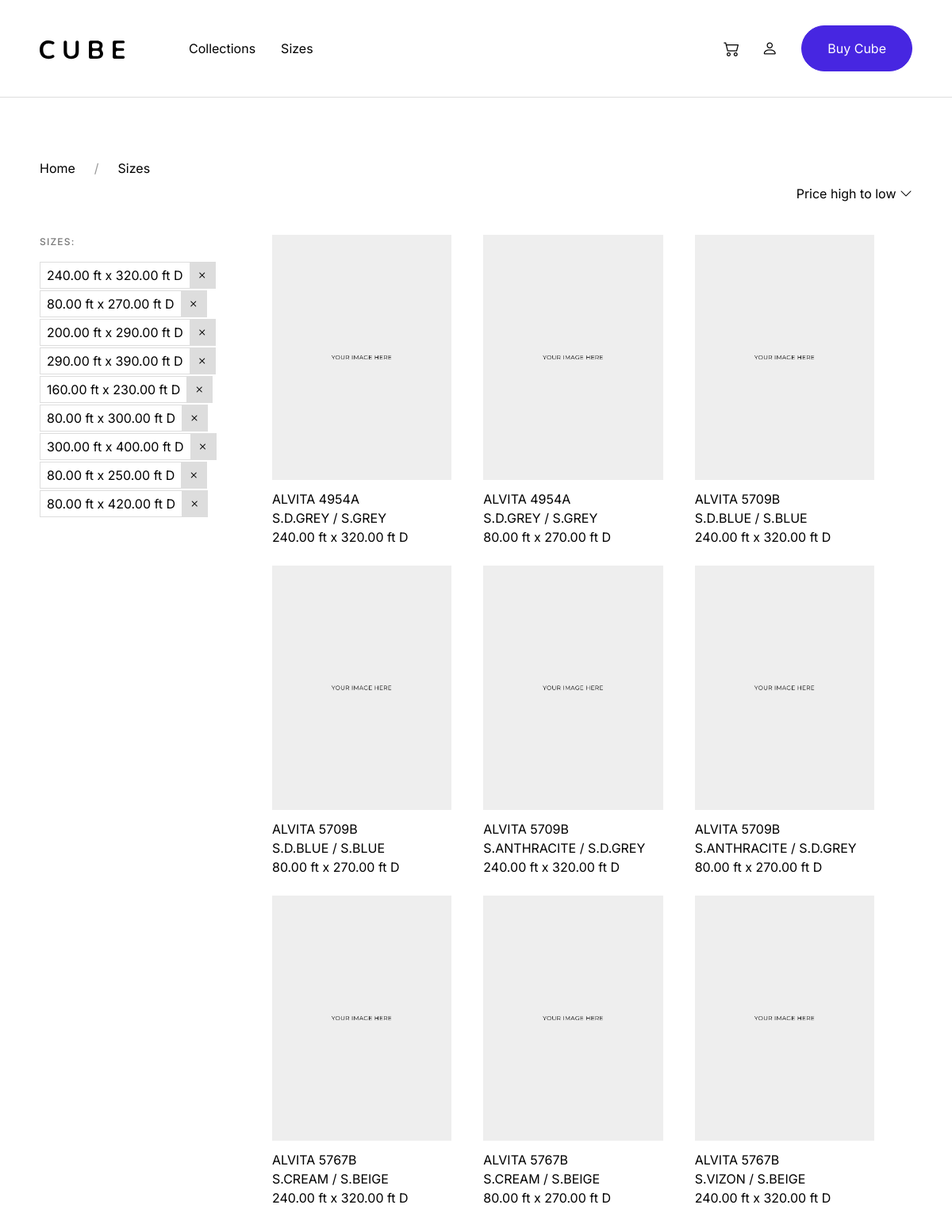
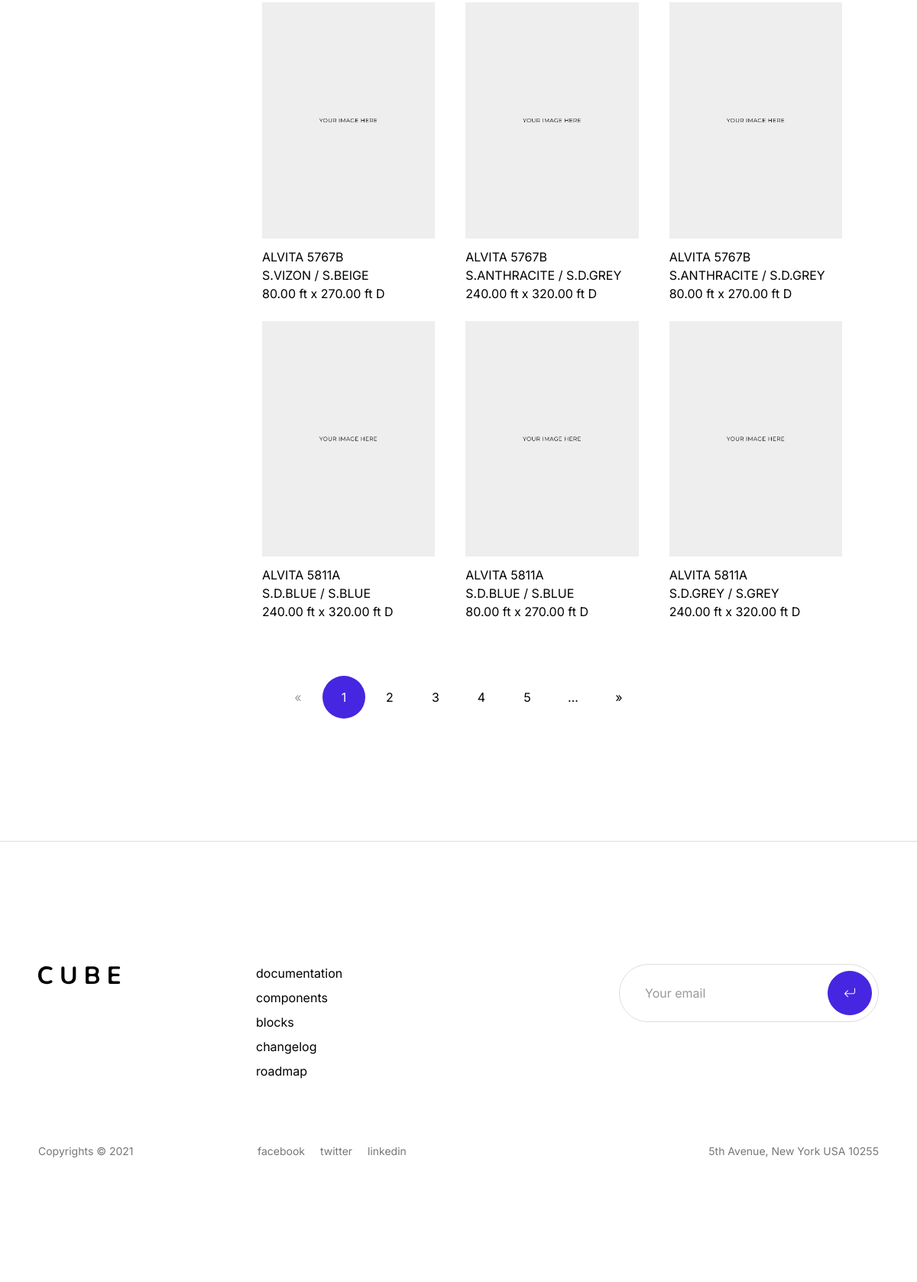
Page /catalog/ on the committed database (2 pictures, top to bottom).
### catalog/models.py (models this page shows, shortened)
class Carpet(models.Model):
    designColor = models.ForeignKey(DesignInColor, on_delete=models.CASCADE, null = True)
    size = models.ForeignKey(Size, on_delete=models.CASCADE, null = True)
    image_file = models.ImageField(upload_to='catalog/DesignColorSize', null=True)
    inventory = models.IntegerField(default=0)
    def image_tag(self):
        if self.image_file:
            return mark_safe('<img src="%s" style="width: 45px; height:45px;" />' % self.image_file.url)
        else:
            return 'No Image Found'
    image_tag.short_description = 'Image'
    class Meta:
        constraints = [models.UniqueConstraint(fields=['designColor','size'], name="unique_ein_t")]

class DesignInColor(models.Model):
    design = models.ForeignKey(Design, on_delete=models.CASCADE, null = True)
    color = models.ForeignKey(Color, on_delete=CASCADE, null = True)
    image_file = models.ImageField(upload_to=design_image_path, blank=True, null=True)
    def image_tag(self):
        if self.image_file:
            return mark_safe('<img src="%s" style="width: 45px; height:45px;" />' % self.image_file.url)
        else:
            return 'No Image Found'
    image_tag.short_description = 'Image'
    class Meta:
        constraints = [models.UniqueConstraint(fields=['design', 'color'], name="unique_design_color_t")]

class Design(models.Model):
    name = models.CharField(max_length=30)
    description = models.CharField(max_length=200)
    collection = models.ForeignKey(Collection, on_delete=models.CASCADE, null=True)
    available_colors = models.ManyToManyField(Color, through='DesignInColor')

class Collection(models.Model):
    name = models.CharField(max_length=30)
    description = models.CharField(max_length=200, blank=True, null=True)
    brand = models.ForeignKey(Brand, on_delete=CASCADE, null=True)
    pile_count = models.IntegerField(blank=True, null=True)
    pile_length = models.DecimalField(decimal_places=2, max_digits=5, blank=True, null=True)
    available_sizes = models.ManyToManyField(Size)
    def __str__(self):
        return self.name

class Color(models.Model):
    primary_color = models.CharField(max_length=20)
    texture_color = models.CharField(max_length=20, blank=True)
    class Meta:
        constraints = [models.UniqueConstraint(fields=['primary_color', 'texture_color'], name="unique_color_t")]

class Size(models.Model):
    SHAPE_CHOICES = (
    ('D', 'Rectangle'),
    ('R', 'Runner'),
    ('C', 'Round'),
    )
    RECTANGLE = 'D'
    shape = models.CharField(max_length=20,
                choices=SHAPE_CHOICES,
                default=RECTANGLE)
    length = models.DecimalField(decimal_places=2, max_digits=8)
    width = models.DecimalField(decimal_places=2, max_digits=8)
    class Meta:
        constraints = [models.UniqueConstraint(fields=['length', 'width', 'shape'], name="unique_size_t")]
    def __str__(self):
        return (f"{str(self.width)} ft x {str(self.length)} ft {self.shape}")

### catalog/views.py (the view)
# urls.py: path('',  views.showAllCarpets, name='list'),
def showAllCarpets(request):
    available_carpets = Carpet.objects.all()
    carpet_filter = CarpetPropertyFilter(request.GET, queryset=available_carpets)
    paginator = Paginator(carpet_filter.qs, 15)
    page_number = request.GET.get('page')
    page_obj = paginator.get_page(page_number)
    context = {"page_obj" : page_obj, "form" : carpet_filter.form}
    return render(request, "cube/shop/shop-listing-sidebar.html", context)

### catalog/templatetags/show_collections.py (called while the page is built)
@register.inclusion_tag('cube/shop/components/collection-list.html')
def show_collections():
    collections = Collection.objects.all()
    return {'collections' : collections}

### catalog/templatetags/show_sizes.py (called while the page is built)
@register.inclusion_tag('cube/shop/components/size-list.html')
def show_sizes():
    sizes = Size.objects.all()
    return {'sizes' : sizes}

### catalog/templates/cube/shop/shop-listing-sidebar.html (shortened to what this page needs)
{% extends 'cube/components/base.html' %}
{% load static %}
{% block content %}
<body>
  {% include "cube/components/navbar.html" with theme=0 %}
  <div class="offcanvas-wrap">
    <section class="py-15 py-xl-20">
      <div class="container mt-5">
        <div class="row g-3 g-md-5 align-items-end mb-5">
          <div class="col-md-6">
            <nav aria-label="breadcrumb">
              <ol class="breadcrumb">
                <li class="breadcrumb-item"><a href={% url 'list' %}>Home</a></li>
                <li class="breadcrumb-item"><a href="#">Sizes</a></li>
              </ol>
            </nav>
          </div>
          <div class="col-md-6 text-md-end">
            <ul class="list-inline">
              <li class="list-inline-item">
                <div class="dropdown">
                  <a class="underline text-black" href="#" role="button" id="dropdownMenuLink" data-bs-toggle="dropdown"
                    aria-expanded="false">
                    Price high to low <i class="bi bi-chevron-down"></i>
                  </a>
                </div>
              </li>
            </ul>
          </div>
        </div>
      </div>
      <div class="container">
        <div class="row justify-content-between">
          {% include "cube/shop/components/sidebar2.html" %}
          <div class="col-xl-9">
            <div class="row g-3">
              {% if page_obj %}
              <div class="row mt-3">
                {% for carpet in page_obj %}
                  {% include "cube/shop/components/carpet-list-item.html" %}
                {% endfor %}
              </div>
              {% else %}
              <p>There are no carpets in the catalog.</p>
              {% endif %}
            </div>
          </div>
        </div>
        {% include "cube/shop/components/paginator.html" %}
      </div>
    </section>
    {% include "cube/components/footer.html" with theme=0 %}
  <div class="position-fixed bottom-0 end-0 p-2 level-1">
  </div>
  </body>
{% endblock %}

### catalog/templates/cube/shop/components/carpet-list-item.html (shortened to what this page needs)
{% load static %}
<div class="col-md-6 col-xl-4">
  <a href="{% url 'carpets' carpet_id=carpet.id %}" style="color: rgb(0, 0, 0)">
  <div class="product">
    <figure class="product-image">
        {% if carpet.image_file %}
          <img src={{carpet.image_file.url}} alt="Image" />
          <img src={{carpet.image_file.url}} alt="Image" />
        {% elif carpet.designColor.image_file %}
          <img src={{carpet.designColor.image_file.url}} alt="Image" />
          <img src={{carpet.designColor.image_file.url}} alt="Image" />
        {% else %}
          <img src="{% static 'assets/images/products/product-1.jpg' %}" alt="Image" />
        {% endif %}
      </figure>
      <span>
        {{ carpet.designColor.design.collection.name }} {{ carpet.designColor.design.name }}
      </span>
      <br>
      <span class="product-price">
        {{ carpet.designColor.color.primary_color }} / {{ carpet.designColor.color.texture_color }}
      </span>
      <br>
      <span class="product-price">
        {{ carpet.size }}
      </span>
        <br>
        <br>
    </div>
  </a>
</div>

### rows in the picture
Carpet: designColor.design.collection.name "ALVITA", designColor.design.name "4954A", designColor.color.primary_color "S.D.GREY", designColor.color.texture_color "S.GREY", size "240.00 ft x 320.00 ft D"
Carpet: designColor.design.collection.name "ALVITA", designColor.design.name "4954A", designColor.color.primary_color "S.D.GREY", designColor.color.texture_color "S.GREY", size "80.00 ft x 270.00 ft D"
Carpet: designColor.design.collection.name "ALVITA", designColor.design.name "5709B", designColor.color.primary_color "S.D.BLUE", designColor.color.texture_color "S.BLUE", size "240.00 ft x 320.00 ft D"
Carpet: designColor.design.collection.name "ALVITA", designColor.design.name "5709B", designColor.color.primary_color "S.D.BLUE", designColor.color.texture_color "S.BLUE", size "80.00 ft x 270.00 ft D"
Carpet: designColor.design.collection.name "ALVITA", designColor.design.name "5709B", designColor.color.primary_color "S.ANTHRACITE", designColor.color.texture_color "S.D.GREY", size "240.00 ft x 320.00 ft D"
Carpet: designColor.design.collection.name "ALVITA", designColor.design.name "5709B", designColor.color.primary_color "S.ANTHRACITE", designColor.color.texture_color "S.D.GREY", size "80.00 ft x 270.00 ft D"
Carpet: designColor.design.collection.name "ALVITA", designColor.design.name "5767B", designColor.color.primary_color "S.CREAM", designColor.color.texture_color "S.BEIGE", size "240.00 ft x 320.00 ft D"
Carpet: designColor.design.collection.name "ALVITA", designColor.design.name "5767B", designColor.color.primary_color "S.CREAM", designColor.color.texture_color "S.BEIGE", size "80.00 ft x 270.00 ft D"
Carpet: designColor.design.collection.name "ALVITA", designColor.design.name "5767B", designColor.color.primary_color "S.VIZON", designColor.color.texture_color "S.BEIGE", size "240.00 ft x 320.00 ft D"
Carpet: designColor.design.collection.name "ALVITA", designColor.design.name "5767B", designColor.color.primary_color "S.VIZON", designColor.color.texture_color "S.BEIGE", size "80.00 ft x 270.00 ft D"
Carpet: designColor.design.collection.name "ALVITA", designColor.design.name "5767B", designColor.color.primary_color "S.ANTHRACITE", designColor.color.texture_color "S.D.GREY", size "240.00 ft x 320.00 ft D"
Carpet: designColor.design.collection.name "ALVITA", designColor.design.name "5767B", designColor.color.primary_color "S.ANTHRACITE", designColor.color.texture_color "S.D.GREY", size "80.00 ft x 270.00 ft D"
Carpet: designColor.design.collection.name "ALVITA", designColor.design.name "5811A", designColor.color.primary_color "S.D.BLUE", designColor.color.texture_color "S.BLUE", size "240.00 ft x 320.00 ft D"
Carpet: designColor.design.collection.name "ALVITA", designColor.design.name "5811A", designColor.color.primary_color "S.D.BLUE", designColor.color.texture_color "S.BLUE", size "80.00 ft x 270.00 ft D"
Carpet: designColor.design.collection.name "ALVITA", designColor.design.name "5811A", designColor.color.primary_color "S.D.GREY", designColor.color.texture_color "S.GREY", size "240.00 ft x 320.00 ft D"

### other values in the picture
{{ collection.choice_label }} "240.00 ft x 320.00 ft D" "80.00 ft x 270.00 ft D" "200.00 ft x 290.00 ft D" "290.00 ft x 390.00 ft D" "160.00 ft x 230.00 ft D" "80.00 ft x 300.00 ft D" "300.00 ft x 400.00 ft D" "80.00 ft x 250.00 ft D" "80.00 ft x 420.00 ft D"
{{ i }} "1"
{{ i }} "2" "3" "4" "5"
